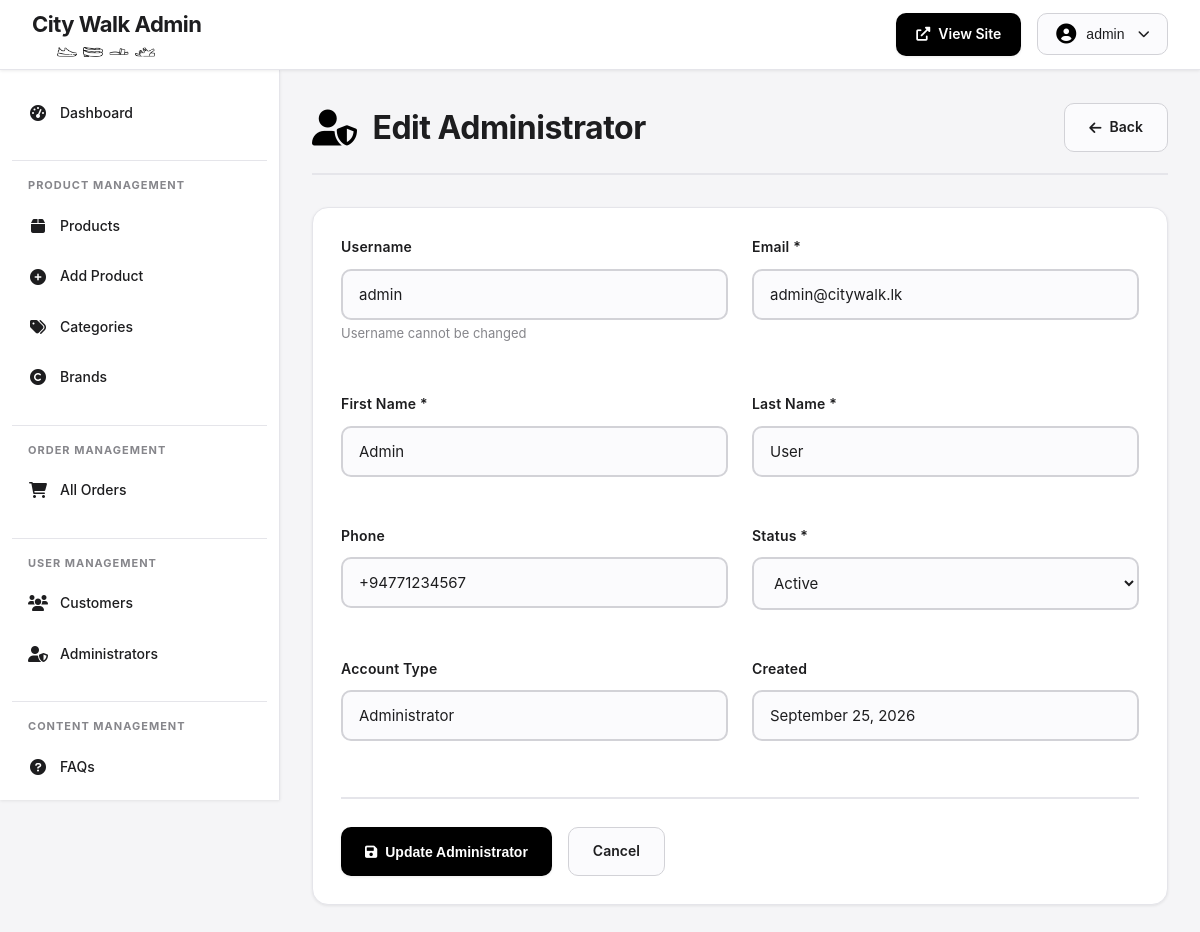
Page /admin/edit-admin.php?id=1 (signed in) on the committed database.
### tables this page shows
CREATE TABLE users (
    user_id INT PRIMARY KEY AUTO_INCREMENT,
    username VARCHAR(50) UNIQUE NOT NULL,
    email VARCHAR(100) UNIQUE NOT NULL,
    password_hash VARCHAR(255) NOT NULL,
    first_name VARCHAR(50) NOT NULL,
    last_name VARCHAR(50) NOT NULL,
    phone VARCHAR(20),
    address TEXT,
    city VARCHAR(50),
    postal_code VARCHAR(10),
    user_type ENUM('customer', 'admin') DEFAULT 'customer',
    status ENUM('active', 'inactive', 'suspended') DEFAULT 'active',
    created_at TIMESTAMP DEFAULT CURRENT_TIMESTAMP,
    updated_at TIMESTAMP DEFAULT CURRENT_TIMESTAMP ON UPDATE CURRENT_TIMESTAMP,
    last_login TIMESTAMP NULL,
    INDEX idx_email (email),
    INDEX idx_username (username),
    INDEX idx_user_type (user_type)
);

### admin/edit-admin.php (the view, shortened to what this page needs)
<?php
$db = getDB();
$adminId = $_GET['id'] ?? 0;
$stmt = $db->prepare("SELECT * FROM users WHERE user_id = ? AND user_type = 'admin'");
$stmt->execute([$adminId]);
$admin = $stmt->fetch();
?>
<!DOCTYPE html>
<html lang="en">
<head>
    <link rel="stylesheet" href="../css/admin-styles.css">
    <link rel="stylesheet" href="https://cdnjs.cloudflare.com/ajax/libs/font-awesome/6.0.0/css/all.min.css">
</head>
<body>
    <?php include 'includes/header.php'; ?>
    <?php include 'includes/sidebar.php'; ?>
    <main class="admin-main">
        <div class="admin-container">
            <div class="page-header">
                <h1><i class="fas fa-user-shield"></i> Edit Administrator</h1>
                <a href="admins.php" class="btn-secondary"><i class="fas fa-arrow-left"></i> Back</a>
            </div>
            <div class="admin-card">
                <form method="POST" class="admin-form">
                    <div class="form-row">
                        <div class="form-group">
                            <label>Username</label>
                            <input type="text" value="<?php echo htmlspecialchars($admin['username']); ?>" disabled>
                            <small style="color: #86868b; font-size: 13px;">Username cannot be changed</small>
                        </div>
                        <div class="form-group">
                            <label>Email *</label>
                            <input type="email" name="email" value="<?php echo htmlspecialchars($admin['email']); ?>" required>
                        </div>
                    </div>
                    <div class="form-row">
                        <div class="form-group">
                            <label>First Name *</label>
                            <input type="text" name="first_name" value="<?php echo htmlspecialchars($admin['first_name']); ?>" required>
                        </div>
                        <div class="form-group">
                            <label>Last Name *</label>
                            <input type="text" name="last_name" value="<?php echo htmlspecialchars($admin['last_name']); ?>" required>
                        </div>
                    </div>
                    <div class="form-row">
                        <div class="form-group">
                            <label>Phone</label>
                            <input type="text" name="phone" value="<?php echo htmlspecialchars($admin['phone'] ?? ''); ?>">
                        </div>
                        <div class="form-group">
                            <label>Status *</label>
                            <select name="status" required>
                                <option value="active" <?php echo $admin['status'] == 'active' ? 'selected' : ''; ?>>Active</option>
                            </select>
                        </div>
                    </div>
                    <div class="form-row">
                        <div class="form-group">
                            <label>Account Type</label>
                            <input type="text" value="Administrator" disabled>
                        </div>
                        <div class="form-group">
                            <label>Created</label>
                            <input type="text" value="<?php echo date('F d, Y', strtotime($admin['created_at'])); ?>" disabled>
                        </div>
                    </div>
                    <div class="form-actions">
                        <button type="submit" class="btn-primary-small"><i class="fas fa-save"></i> Update Administrator</button>
                        <a href="admins.php" class="btn-secondary">Cancel</a>
                    </div>
                </form>
            </div>
        </div>
    </main>
</body>
</html>

### css/admin-styles.css (style rules this page uses)
* { margin: 0; padding: 0; box-sizing: border-box; }
:root { --primary-color: #1d1d1f; --primary-light: #2d2d2f; --accent-color: #000000; --accent-hover: #a50000; --bg-primary: #ffffff; --bg-secondary: #f5f5f7; --bg-tertiary: #fbfbfd; --text-primary: #1d1d1f; --text-secondary: #86868b; --text-tertiary: #6e6e73; --border-light: #d2d2d7; --border-lighter: #e5e5ea; --border-dark: #86868b; --success: #34C759; --warning: #FF9500; --error: #FF3B30; --info: #007AFF; --shadow-sm: 0 1px 3px rgba(0, 0, 0, 0.08); --shadow-md: 0 4px 6px rgba(0, 0, 0, 0.1); --shadow-lg: 0 10px 15px rgba(0, 0, 0, 0.1); --shadow-xl: 0 20px 25px rgba(0, 0, 0, 0.15); --transition-fast: 0.15s ease; --transition-normal: 0.3s ease; --transition-slow: 0.5s ease; }
body { font-family: -apple-system, BlinkMacSystemFont, 'Poppins', 'Segoe UI', Roboto, Oxygen, Ubuntu, Cantarell, sans-serif; background: var(--bg-secondary); color: var(--text-primary); line-height: 1.6; overflow-x: hidden; }
.admin-main { margin-left: 280px; margin-top: 70px; min-height: calc(100vh - 70px); padding: 32px; }
.admin-container { max-width: 1400px; margin: 0 auto; }
.page-header { display: flex; justify-content: space-between; align-items: center; margin-bottom: 32px; padding-bottom: 20px; border-bottom: 2px solid var(--border-lighter); }
.page-header h1 { font-size: 32px; font-weight: 700; color: var(--text-primary); display: flex; align-items: center; gap: 16px; letter-spacing: -0.5px; }
.page-header h1 i { color: var(--accent-color); font-size: 36px; }
.admin-card { background: var(--bg-primary); border-radius: 16px; box-shadow: var(--shadow-sm); padding: 28px; margin-bottom: 28px; border: 1px solid var(--border-lighter); transition: var(--transition-normal); }
.btn-primary-small { display: inline-flex; align-items: center; gap: 8px; padding: 12px 24px; background: var(--accent-color); color: #fff; text-decoration: none; border: none; border-radius: 10px; font-size: 14px; font-weight: 600; cursor: pointer; transition: var(--transition-normal); box-shadow: var(--shadow-sm); }
.btn-secondary { display: inline-flex; align-items: center; gap: 8px; padding: 12px 24px; background: var(--bg-tertiary); color: var(--text-primary); text-decoration: none; border: 1px solid var(--border-light); border-radius: 10px; font-size: 14px; font-weight: 600; cursor: pointer; transition: var(--transition-normal); }
.admin-form { max-width: 900px; }
.form-row { display: grid; grid-template-columns: repeat(auto-fit, minmax(280px, 1fr)); gap: 24px; margin-bottom: 24px; }
.form-group { margin-bottom: 24px; }
.form-group label { display: block; margin-bottom: 10px; font-size: 14px; font-weight: 600; color: var(--text-primary); letter-spacing: 0.2px; }
.form-group input[type="text"], .form-group input[type="number"], .form-group input[type="email"], .form-group select, .form-group textarea { width: 100%; padding: 14px 16px; border: 2px solid var(--border-light); border-radius: 10px; font-size: 15px; font-family: inherit; color: var(--text-primary); background: var(--bg-tertiary); transition: var(--transition-normal); }
.form-actions { display: flex; gap: 16px; margin-top: 32px; padding-top: 28px; border-top: 2px solid var(--border-lighter); }
.admin-card, .stat-card, .alert { animation: fadeIn 0.5s ease; }
html { scroll-behavior: smooth; }

### rows in the picture
users: username "admin", email "admin@citywalk.lk", first_name "Admin", last_name "User", phone "+94771234567", status "Active", created_at "September 25, 2026"

### other values in the picture
$_SESSION['username'] "admin"
